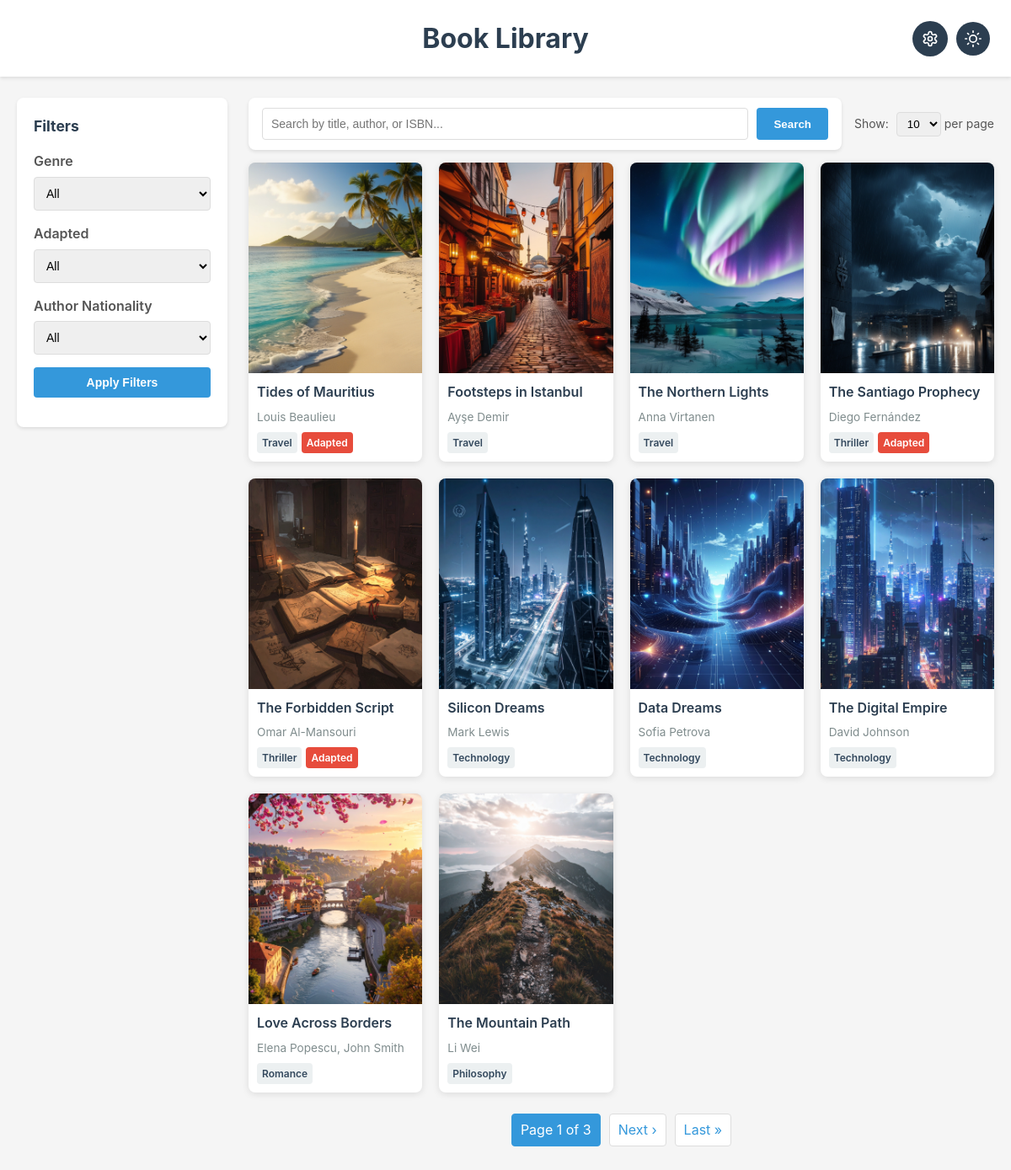
The page /books/ on the database its author committed.
### bookprocess/models.py (models this page shows, shortened)
class Book(models.Model):
    title = models.CharField(max_length=300) #: Title of the book.
    authors = models.ManyToManyField(Author, through='BookAuthor', related_name='books') #:  Authors related to the book. Uses :class:`BookAuthor` as a through model to preserve order.
    genre = models.ForeignKey(Genre, on_delete=models.PROTECT, default=0) #: Genre foreign key.
    cover = models.ImageField(upload_to='covers/', null=True, blank=True) #:  Optional cover image stored under ``covers/``.
    adapted = models.BooleanField(default=False) #: True if the book was adapted to film.
    film_title = models.CharField(max_length=300, null=True, blank=True) #: Title of the film adaptation when available.
    isbn = models.CharField(
        max_length=13,
        unique=True,
        editable=False,
        validators=[isbn_validator],
        help_text="ISBN-13: 13 digits, generated automatically.",
    ) #: Unique, non-editable ISBN generated for the book.
    class Meta:
        ordering = ['title'] #: Default ordering for books (by title).

class BookAuthor(models.Model):
    book = models.ForeignKey(Book, on_delete=models.CASCADE) #: ForeignKey to the related book.
    author = models.ForeignKey(Author, on_delete=models.PROTECT) #: ForeignKey to the related author.
    order = models.PositiveIntegerField(default=1) #: Position of the author in the book's author list.
    class Meta:
        ordering = ['order'] #: Ensures BookAuthor rows are ordered by the ``order`` field
        constraints = [
            models.UniqueConstraint(fields=['book', 'author'], name='unique_book_author')
        ] #: Enforces a uniqueness constraint across (book, author).

class Author(models.Model):
    first_name = models.CharField(max_length=100) #: Given name of the author.
    last_name = models.CharField(max_length=100) #: Family name of the author.
    nationality = models.ForeignKey(Nationality, on_delete=models.PROTECT, default=0) #: Foreign key to the author's nationality.
    def name(self):
        """Return the author's full name as "First Last".

        Returns
        -------
        str
            Full name composed from ``first_name`` and ``last_name``.
        """
        return f"{self.first_name} {self.last_name}"
    class Meta:
        ordering = ['last_name', 'first_name'] #: Default ordering used when querying authors in the admin.
        constraints = [
            models.UniqueConstraint(fields=['first_name', 'last_name', 'nationality'], name='unique_author')
        ] #: Constraints applicable.
    def __str__(self):
        return f"{self.first_name} {self.last_name}"

class Genre(models.Model):
    name = models.CharField(max_length=100, unique=True) #: Name of the genre (unique).
    class Meta:
        ordering = ['name'] #: Default ordering for querysets (by genre name).

### bookprocess/views.py (the view, shortened to what this page needs)
# urls.py: path('books/', views.books_list_view, name='books-list'),
def books_list_view(request):
    books = Book.objects.all().prefetch_related('bookauthor_set__author__nationality', 'genre').order_by('-id')
    search_query = request.GET.get('search', '').strip()
    genre_filter = request.GET.get('genre', '').strip()
    if genre_filter:
        books = books.filter(genre_id=genre_filter)
    adapted_filter = request.GET.get('adapted', '').strip()
    if adapted_filter:
        books = books.filter(adapted=adapted_filter == 'true')
    nationality_filter = request.GET.get('nationality', '').strip()
    if nationality_filter:
        books = books.filter(bookauthor__author__nationality_id=nationality_filter).distinct()
    genres = Genre.objects.all().order_by('name')
    nationalities = Nationality.objects.all().order_by('name')
    per_page = request.GET.get('per_page', '10')
    try:
        per_page = int(per_page)
        if per_page not in [10, 25, 50]:
            per_page = 10
    except (ValueError, TypeError):
        per_page = 10
    paginator = Paginator(books, per_page)
    page_number = request.GET.get('page')
    page_obj = paginator.get_page(page_number)
    context = {
        'page_obj': page_obj,
        'genres': genres,
        'nationalities': nationalities,
        'search_query': search_query,
        'genre_filter': genre_filter,
        'adapted_filter': adapted_filter,
        'nationality_filter': nationality_filter,
        'per_page': str(per_page),
    }
    return render(request, 'books/books_list.html', context)

### bookprocess/templates/books/books_list.html (shortened to what this page needs)
{% load static %}
<!DOCTYPE html>
<html lang="en">
<head>
</head>
<body>
<header>
    <h1>Book Library</h1>
    <div class="header-buttons">
        <a href="{% url 'admin:index' %}" class="admin-button" title="Admin Panel">
        </a>
        <button class="dark-toggle" id="themeToggle" title="Toggle Dark Mode">
        </button>
    </div>
</header>
<div class="container">
    <aside class="sidebar">
        <h3>Filters</h3>
        <form method="get">
            <div class="filter-group">
                <label for="genre">Genre</label>
                <select id="genre" name="genre">
                    <option value="">All</option>
                </select>
            </div>
            <div class="filter-group">
                <label for="adapted">Adapted</label>
                <select id="adapted" name="adapted">
                    <option value="">All</option>
                </select>
            </div>
            <div class="filter-group">
                <label for="nationality">Author Nationality</label>
                <select id="nationality" name="nationality">
                    <option value="">All</option>
                </select>
            </div>
            <div class="filter-group">
                <button type="submit">Apply Filters</button>
            </div>
        </form>
    </aside>
    <section class="content">
        <div class="top-controls">
            <form method="get" class="search-bar">
                <input type="text" name="search" placeholder="Search by title, author, or ISBN..." value="{{ search_query }}">
                <button type="submit">Search</button>
            </form>
            <form method="get" class="per-page">
                Show:
                <select name="per_page" onchange="this.form.submit()">
                    <option value="10" {% if per_page == '10' %}selected{% endif %}>10</option>
                </select> per page
            </form>
        </div>
        {% if page_obj %}
        <div class="books-grid">
            {% for book in page_obj %}
            <a href="{% url 'book-detail' book.id %}" style="text-decoration:none; color:inherit;">
                <div class="book-card">
                    <div class="book-cover">
                        {% if book.cover %}
                        <img src="{{ book.cover.url }}" alt="{{ book.title }}">
                        {% else %}No Cover{% endif %}
                    </div>
                    <div class="book-info">
                        <div class="book-title">{{ book.title }}</div>
                        <div class="book-authors">
                            {% for ba in book.bookauthor_set.all %}
                                {{ ba.author }}{% if not forloop.last %}, {% endif %}
                            {% endfor %}
                        </div>
                        <div class="book-meta">
                            {% if book.genre %}<span class="badge badge-genre">{{ book.genre.name }}</span>{% endif %}
                            {% if book.adapted %}<span class="badge badge-adapted">Adapted</span>{% endif %}
                        </div>
                    </div>
                </div>
            </a>
            {% endfor %}
        </div>
        <div class="pagination">
            <span class="current">Page {{ page_obj.number }} of {{ page_obj.paginator.num_pages }}</span>
            {% if page_obj.has_next %}
            <a href="?page={{ page_obj.next_page_number }}&search={{ search_query }}&genre={{ genre_filter }}&adapted={{ adapted_filter }}&nationality={{ nationality_filter }}&per_page={{ per_page }}">Next ›</a>
            <a href="?page={{ page_obj.paginator.num_pages }}&search={{ search_query }}&genre={{ genre_filter }}&adapted={{ adapted_filter }}&nationality={{ nationality_filter }}&per_page={{ per_page }}">Last »</a>
            {% endif %}
        </div>
        {% else %}
        <div class="no-results">No books found.</div>
        {% endif %}
    </section>
</div>
</body>
</html>

### rows shown on the page
Book: cover (picture), title "Tides of Mauritius", genre.name "Travel", adapted "Adapted"
BookAuthor: author "Louis Beaulieu"
Book: cover (picture), title "Footsteps in Istanbul", genre.name "Travel"
BookAuthor: author "Ayşe Demir"
Book: cover (picture), title "The Northern Lights", genre.name "Travel"
BookAuthor: author "Anna Virtanen"
Book: cover (picture), title "The Santiago Prophecy", genre.name "Thriller", adapted "Adapted"
BookAuthor: author "Diego Fernández"
Book: cover (picture), title "The Forbidden Script", genre.name "Thriller", adapted "Adapted"
BookAuthor: author "Omar Al-Mansouri"
Book: cover (picture), title "Silicon Dreams", genre.name "Technology"
BookAuthor: author "Mark Lewis"
Book: cover (picture), title "Data Dreams", genre.name "Technology"
BookAuthor: author "Sofia Petrova"
Book: cover (picture), title "The Digital Empire", genre.name "Technology"
BookAuthor: author "David Johnson"
Book: cover (picture), title "Love Across Borders", genre.name "Romance"
BookAuthor: author "Elena Popescu"
BookAuthor: author "John Smith"
Book: cover (picture), title "The Mountain Path", genre.name "Philosophy"
BookAuthor: author "Li Wei"

### other values the page prints
{{ page_obj.number }} "1"
{{ page_obj.paginator.num_pages }} "3"
